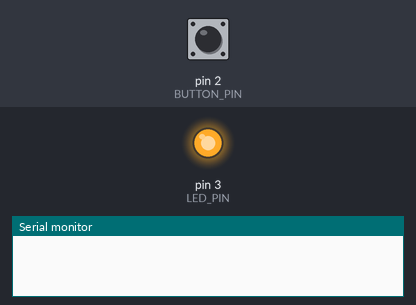
The sketch below on a simulated Arduino Uno, built with avr-gcc and run on an emulated ATmega328P. On the bench: output pins drawn as LEDs (lit = HIGH), the last lines printed to the serial monitor. Dashed ring = blinking. Inputs (shaded band) come from the test bench; at power-on: pin 2 (BUTTON_PIN) LOW.

Above: at 1.2 s.
1.3 s: pin 2 (BUTTON_PIN) pulled HIGH for 3.2 s
At 5.3 s:
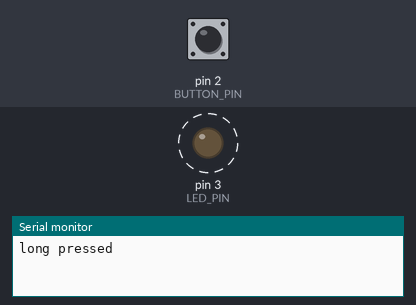
7.5 s: pin 2 (BUTTON_PIN) pulled HIGH for 0.15 s
At 8.0 s:
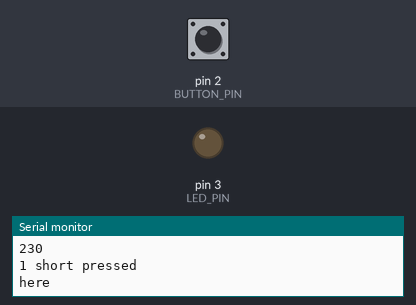
Timing chart, 0 to 10.5 s (numbered marks = the images above; inputs shaded):
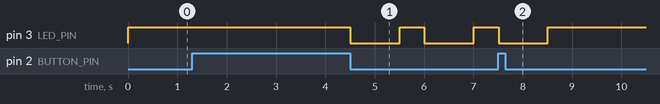

The sketch:

button.ino
```cpp
#define BUTTON_PIN 2
#define LED_PIN 3
#define PRESSED HIGH
#define LONG_BOUNCE_TIME 1000
#define SHORT_BOUNCE_TIME 500
#define LED_TIME 1000
#define TIME_TO_ANALIZE 230


int previous_state = 0;
int led_state = 1;
int led_case = 0;
int clicks = 0;
int first_click_time = 0;

long int press_time = 0;
long int release_time = 0;
long int led_light_time = 0;
bool check_button = false;


void setup() {
  // put your setup code here, to run once:
  Serial.begin(9600);
  pinMode(BUTTON_PIN, INPUT);
  pinMode(LED_PIN, OUTPUT);
  digitalWrite(LED_PIN, led_state);
}

void loop() {
  int val = digitalRead(BUTTON_PIN);
  if (val == PRESSED and
      previous_state != PRESSED) {
        press_time = millis();
  }
  if (val == !PRESSED and
      previous_state == PRESSED) {
        release_time = millis();
        check_button = true;
  }
  previous_state = val;

  if (check_button) {
    check_button = false;
    if (release_time - press_time > LONG_BOUNCE_TIME) {
      Serial.println("long pressed");
      led_case = 2;
    } else if (release_time - press_time < SHORT_BOUNCE_TIME) {
      Serial.println ("click");
      if (first_click_time == 0 or clicks == 0) {
        clicks = 1;
        first_click_time = millis();
      } else if (millis() - first_click_time < TIME_TO_ANALIZE) {
        clicks++;
      }
    } else {
      Serial.println("unknown");
    }
  }
  if (first_click_time != 0 and clicks != 0) {
    if (millis() - first_click_time >= TIME_TO_ANALIZE ) {
      Serial.println(millis() - first_click_time);
      Serial.print(clicks);
      Serial.println(" short pressed");
      switch (clicks) {
        case 1:
          led_case = 1;
          break;
        case 2:
          led_case = 3;
      }
      first_click_time = 0;
      Serial.println("here");
      clicks = 0;
    }
  }

  switch (led_case) {
    case 1:
      digitalWrite(LED_PIN, LOW);
      first_click_time = 0;
      led_case = 0;
    case 2:
      if (led_state == 0) {
        if (led_light_time == 0) {
          led_light_time = millis();
        }
        if (millis() - led_light_time > LED_TIME / 2) {
            led_light_time = millis();
            digitalWrite(LED_PIN, LOW);
            led_state = 1;
          }
      }
      break;
    case 3:
      digitalWrite(LED_PIN, LOW);
  }

  if (led_case != 3) {
    if (millis() - led_light_time > LED_TIME) {
      led_light_time = millis();
      digitalWrite(LED_PIN, HIGH);
      led_state = 0;
    }
  }
}
```

Measured:
- after the input at 1.3 s, pin 3 (LED_PIN): alternates HIGH for 0.50 s and LOW for 1.0 s, starting after 3.2 s
- after the input at 7.5 s, pin 3 (LED_PIN): goes on until 8.5 s, then stays HIGH
